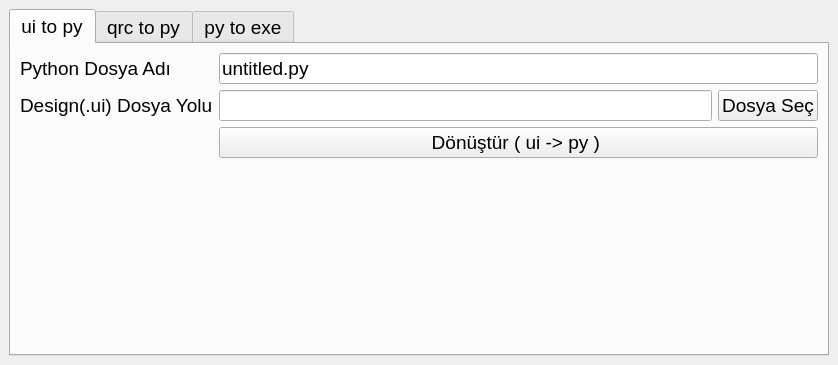
<?xml version="1.0" encoding="UTF-8"?>
<ui version="4.0">
 <class>MainWindow</class>
 <widget class="QMainWindow" name="MainWindow">
  <property name="geometry">
   <rect>
    <x>0</x>
    <y>0</y>
    <width>838</width>
    <height>365</height>
   </rect>
  </property>
  <property name="windowTitle">
   <string>MainWindow</string>
  </property>
  <property name="windowIcon">
   <iconset resource="resource.qrc">
    <normaloff>:/img/convert.png</normaloff>:/img/convert.png</iconset>
  </property>
  <widget class="QWidget" name="centralwidget">
   <layout class="QGridLayout" name="gridLayout">
    <item row="0" column="1">
     <widget class="QTabWidget" name="tabWidget">
      <property name="font">
       <font>
        <pointsize>14</pointsize>
       </font>
      </property>
      <property name="currentIndex">
       <number>0</number>
      </property>
      <widget class="QWidget" name="tab_ui_to_py">
       <attribute name="title">
        <string>ui to py</string>
       </attribute>
       <layout class="QGridLayout" name="gridLayout_2">
        <item row="0" column="0">
         <layout class="QFormLayout" name="formLayout_2">
          <item row="4" column="1">
           <widget class="QPushButton" name="pushButton_ui_to_py">
            <property name="text">
             <string>Dönüştür ( ui -&gt; py ) </string>
            </property>
           </widget>
          </item>
          <item row="1" column="1">
           <layout class="QHBoxLayout" name="horizontalLayout_2">
            <item>
             <widget class="QLineEdit" name="lineEdit_ui_to_py_file_name">
              <property name="text">
               <string>untitled.py</string>
              </property>
             </widget>
            </item>
           </layout>
          </item>
          <item row="1" column="0">
           <widget class="QLabel" name="label_ui_to_py_file_name">
            <property name="text">
             <string>Python Dosya Adı</string>
            </property>
           </widget>
          </item>
          <item row="2" column="1">
           <layout class="QHBoxLayout" name="horizontalLayout_3">
            <item>
             <widget class="QLineEdit" name="lineEdit_ui_to_py_file_path"/>
            </item>
            <item>
             <widget class="QPushButton" name="pushButton_ui_to_py_file_path">
              <property name="text">
               <string>Dosya Seç</string>
              </property>
             </widget>
            </item>
           </layout>
          </item>
          <item row="2" column="0">
           <widget class="QLabel" name="label_ui_to_py_file_path">
            <property name="text">
             <string>Design(.ui) Dosya Yolu</string>
            </property>
           </widget>
          </item>
         </layout>
        </item>
       </layout>
      </widget>
      <widget class="QWidget" name="tab_qrc_to_py">
       <attribute name="title">
        <string>qrc to py</string>
       </attribute>
       <layout class="QGridLayout" name="gridLayout_3">
        <item row="0" column="0">
         <layout class="QFormLayout" name="formLayout_3">
          <item row="0" column="0">
           <widget class="QLabel" name="label_2">
            <property name="text">
             <string>qrc Dosya Yolu</string>
            </property>
           </widget>
          </item>
          <item row="0" column="1">
           <layout class="QHBoxLayout" name="horizontalLayout_4">
            <item>
             <widget class="QLineEdit" name="lineEdit_qrc_to_py_file_path"/>
            </item>
            <item>
             <widget class="QPushButton" name="pushButton_qrc_to_py_file_path">
              <property name="text">
               <string>Dosya Seç</string>
              </property>
             </widget>
            </item>
           </layout>
          </item>
          <item row="1" column="1">
           <widget class="QPushButton" name="pushButton_qrc_to_py">
            <property name="text">
             <string>Dönüştür (qrc -&gt; py)</string>
            </property>
           </widget>
          </item>
         </layout>
        </item>
       </layout>
      </widget>
      <widget class="QWidget" name="tab">
       <attribute name="title">
        <string>py to exe</string>
       </attribute>
       <layout class="QGridLayout" name="gridLayout_4">
        <item row="0" column="0">
         <layout class="QFormLayout" name="formLayout">
          <item row="1" column="0">
           <widget class="QLabel" name="label">
            <property name="text">
             <string>Python Dosya Yolu</string>
            </property>
           </widget>
          </item>
          <item row="3" column="0">
           <widget class="QLabel" name="label_3">
            <property name="text">
             <string>İcon Seç</string>
            </property>
           </widget>
          </item>
          <item row="5" column="1">
           <widget class="QPushButton" name="pushButton_py_to_exe">
            <property name="text">
             <string>Dönüştür (py -&gt; exe)</string>
            </property>
           </widget>
          </item>
          <item row="0" column="0">
           <widget class="QLabel" name="label_4">
            <property name="text">
             <string>Klasör Yolu</string>
            </property>
           </widget>
          </item>
          <item row="3" column="1">
           <layout class="QHBoxLayout" name="horizontalLayout_5" stretch="70,30">
            <item>
             <widget class="QLineEdit" name="lineEdit_py_to_exe_icon_path"/>
            </item>
            <item>
             <widget class="QPushButton" name="pushButton_py_to_exe_icon_path">
              <property name="text">
               <string>İcon Seç</string>
              </property>
             </widget>
            </item>
           </layout>
          </item>
          <item row="0" column="1">
           <layout class="QHBoxLayout" name="horizontalLayout_8" stretch="70,30">
            <item>
             <widget class="QLineEdit" name="lineEdit_py_to_exe_folder_path"/>
            </item>
            <item>
             <widget class="QPushButton" name="pushButton_py_to_exe_folder_path">
              <property name="text">
               <string>Klasör Yolu Seç</string>
              </property>
             </widget>
            </item>
           </layout>
          </item>
          <item row="1" column="1">
           <layout class="QHBoxLayout" name="horizontalLayout" stretch="70,30">
            <item>
             <widget class="QLineEdit" name="lineEdit_py_to_exe_py_path"/>
            </item>
            <item>
             <widget class="QPushButton" name="pushButton_py_to_exe_py_path">
              <property name="text">
               <string>Dosya Yolu Seç</string>
              </property>
             </widget>
            </item>
           </layout>
          </item>
         </layout>
        </item>
       </layout>
      </widget>
     </widget>
    </item>
   </layout>
  </widget>
 </widget>
 <resources>
  <include location="resource.qrc"/>
 </resources>
 <connections/>
</ui>
